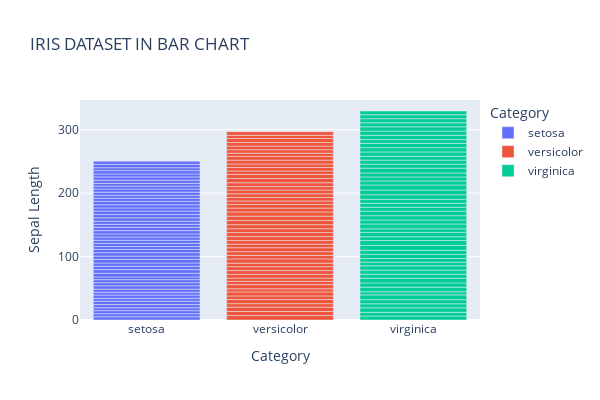

Write notebook code for a chart like this one.
### Markdown cell above
## interavtive graph

### Code cell
px.bar(df,x='species',y='sepal_length',color='species',title='IRIS DATASET IN BAR CHART',
       labels={'species':'Category','sepal_length':'Sepal Length'},height=400,width=600)

### Figure 1 — Plotly figure (JSON) as saved in the notebook; plotly's stock layout.template omitted (floating-point values rounded to 4 significant figures)
{"data": [{"alignmentgroup": "True", "hovertemplate": "Category=%{x}<br>Sepal Length=%{y}<extra></extra>", "legendgroup": "setosa", "marker": {"color": "#636efa", "pattern": {"shape": ""}}, "name": "setosa", "offsetgroup": "setosa", "orientation": "v", "showlegend": true, "textposition": "auto", "type": "bar", "x": ["setosa", "setosa", "setosa", "setosa", "setosa", "setosa", "setosa", "setosa", "setosa", "setosa", "setosa", "setosa", "setosa", "setosa", "setosa", "setosa", "setosa", "setosa", "setosa", "setosa", "setosa", "setosa", "setosa", "setosa", "setosa", "setosa", "setosa", "setosa", "setosa", "setosa", "setosa", "setosa", "setosa", "setosa", "setosa", "setosa", "setosa", "setosa", "setosa", "setosa", "setosa", "setosa", "setosa", "setosa", "setosa", "setosa", "setosa", "setosa", "setosa", "setosa"], "xaxis": "x", "y": [5.1, 4.9, 4.7, 4.6, 5, 5.4, 4.6, 5, 4.4, 4.9, 5.4, 4.8, 4.8, 4.3, 5.8, 5.7, 5.4, 5.1, 5.7, 5.1, 5.4, 5.1, 4.6, 5.1, 4.8, 5, 5, 5.2, 5.2, 4.7, 4.8, 5.4, 5.2, 5.5, 4.9, 5, 5.5, 4.9, 4.4, 5.1, 5, 4.5, 4.4, 5, 5.1, 4.8, 5.1, 4.6, 5.3, 5], "yaxis": "y"}, {"alignmentgroup": "True", "hovertemplate": "Category=%{x}<br>Sepal Length=%{y}<extra></extra>", "legendgroup": "versicolor", "marker": {"color": "#EF553B", "pattern": {"shape": ""}}, "name": "versicolor", "offsetgroup": "versicolor", "orientation": "v", "showlegend": true, "textposition": "auto", "type": "bar", "x": ["versicolor", "versicolor", "versicolor", "versicolor", "versicolor", "versicolor", "versicolor", "versicolor", "versicolor", "versicolor", "versicolor", "versicolor", "versicolor", "versicolor", "versicolor", "versicolor", "versicolor", "versicolor", "versicolor", "versicolor", "versicolor", "versicolor", "versicolor", "versicolor", "versicolor", "versicolor", "versicolor", "versicolor", "versicolor", "versicolor", "versicolor", "versicolor", "versicolor", "versicolor", "versicolor", "versicolor", "versicolor", "versicolor", "versicolor", "versicolor", "versicolor", "versicolor", "versicolor", "versicolor", "versicolor", "versicolor", "versicolor", "versicolor", "versicolor", "versicolor"], "xaxis": "x", "y": [7, 6.4, 6.9, 5.5, 6.5, 5.7, 6.3, 4.9, 6.6, 5.2, 5, 5.9, 6, 6.1, 5.6, 6.7, 5.6, 5.8, 6.2, 5.6, 5.9, 6.1, 6.3, 6.1, 6.4, 6.6, 6.8, 6.7, 6, 5.7, 5.5, 5.5, 5.8, 6, 5.4, 6, 6.7, 6.3, 5.6, 5.5, 5.5, 6.1, 5.8, 5, 5.6, 5.7, 5.7, 6.2, 5.1, 5.7], "yaxis": "y"}, {"alignmentgroup": "True", "hovertemplate": "Category=%{x}<br>Sepal Length=%{y}<extra></extra>", "legendgroup": "virginica", "marker": {"color": "#00cc96", "pattern": {"shape": ""}}, "name": "virginica", "offsetgroup": "virginica", "orientation": "v", "showlegend": true, "textposition": "auto", "type": "bar", "x": ["virginica", "virginica", "virginica", "virginica", "virginica", "virginica", "virginica", "virginica", "virginica", "virginica", "virginica", "virginica", "virginica", "virginica", "virginica", "virginica", "virginica", "virginica", "virginica", "virginica", "virginica", "virginica", "virginica", "virginica", "virginica", "virginica", "virginica", "virginica", "virginica", "virginica", "virginica", "virginica", "virginica", "virginica", "virginica", "virginica", "virginica", "virginica", "virginica", "virginica", "virginica", "virginica", "virginica", "virginica", "virginica", "virginica", "virginica", "virginica", "virginica", "virginica"], "xaxis": "x", "y": [6.3, 5.8, 7.1, 6.3, 6.5, 7.6, 4.9, 7.3, 6.7, 7.2, 6.5, 6.4, 6.8, 5.7, 5.8, 6.4, 6.5, 7.7, 7.7, 6, 6.9, 5.6, 7.7, 6.3, 6.7, 7.2, 6.2, 6.1, 6.4, 7.2, 7.4, 7.9, 6.4, 6.3, 6.1, 7.7, 6.3, 6.4, 6, 6.9, 6.7, 6.9, 5.8, 6.8, 6.7, 6.7, 6.3, 6.5, 6.2, 5.9], "yaxis": "y"}], "layout": {"barmode": "relative", "height": 400, "legend": {"title": {"text": "Category"}, "tracegroupgap": 0}, "title": {"text": "IRIS DATASET IN BAR CHART"}, "width": 600, "xaxis": {"anchor": "y", "categoryarray": ["setosa", "versicolor", "virginica"], "categoryorder": "array", "domain": [0, 1], "title": {"text": "Category"}}, "yaxis": {"anchor": "x", "domain": [0, 1], "title": {"text": "Sepal Length"}}}}
